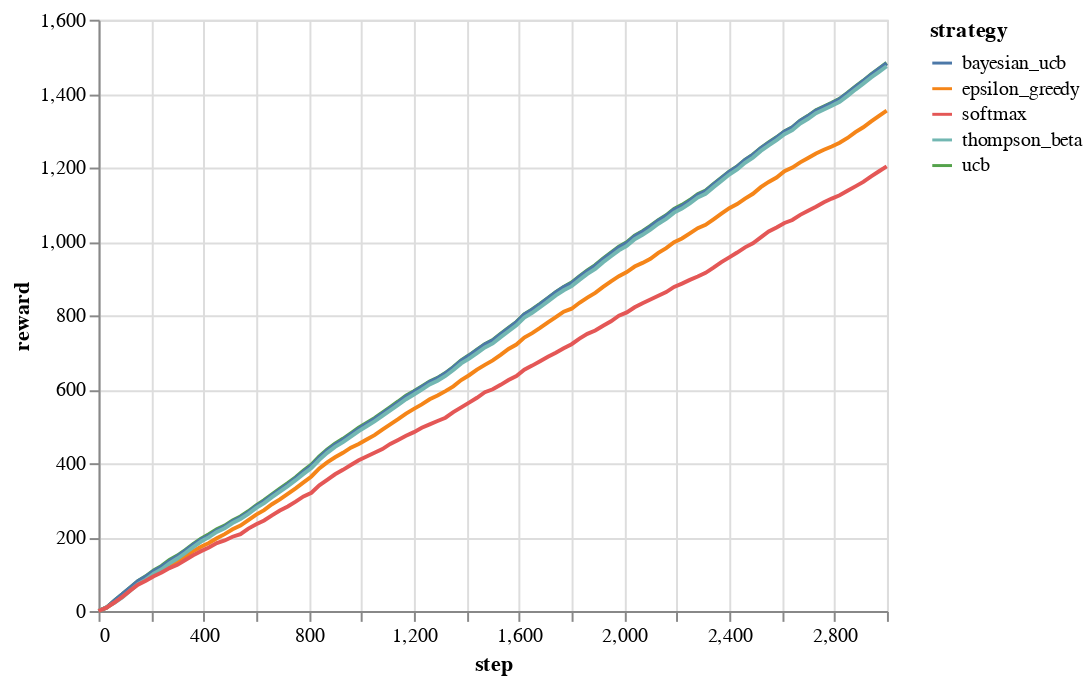

This figure's notebook cell:
### Code cell
env.altair_chart_reward()

### Figure 1 — Vega-Lite specification as saved in the notebook (floating-point values rounded to 4 significant figures; data arrays with more than 128 entries replaced by an {"elided": "..."} marker saying what was removed)
{"config": {"view": {"continuousWidth": 400, "continuousHeight": 300}}, "data": {"name": "data-32cc4550efeb6c82da4f153ab1252a6b"}, "mark": "line", "encoding": {"color": {"type": "nominal", "field": "strategy"}, "x": {"type": "quantitative", "field": "step"}, "y": {"type": "quantitative", "field": "reward"}}, "$schema": "https://vega.github.io/schema/vega-lite/v4.8.1.json", "datasets": {"data-32cc4550efeb6c82da4f153ab1252a6b": {"elided": "505 records"}}}
